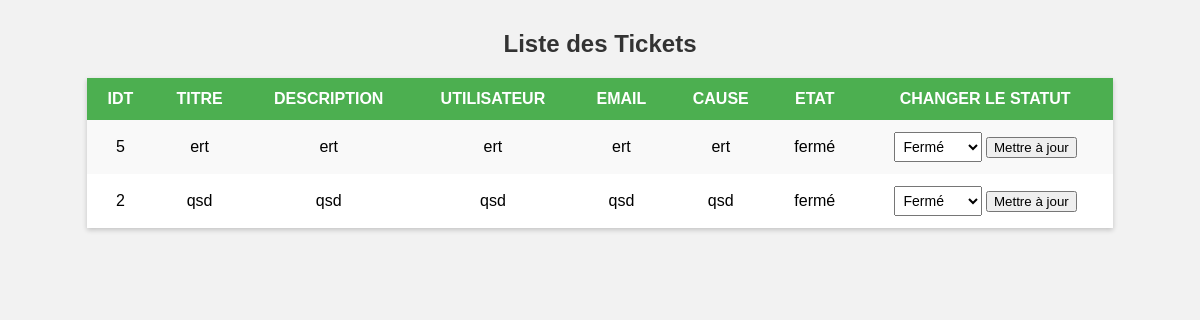
The page /ticketferme.php on the database its author committed.
### tables this page shows
CREATE TABLE `ticket` (
  `idT` int(11) NOT NULL AUTO_INCREMENT,
  `titre` varchar(30) NOT NULL,
  `description` varchar(150) NOT NULL,
  `utilisateur` varchar(30) NOT NULL,
  `email` varchar(30) NOT NULL,
  `cause` varchar(30) NOT NULL,
  `etat` varchar(15) DEFAULT NULL,
  PRIMARY KEY (`idT`)
);

### ticketferme.php (the view, shortened to what this page needs)
<?php
$host = 'localhost';
$user = 'projet';
$pass = '1234';
$db = 'projet_php';
$mysqli = new mysqli($host, $user, $pass, $db);
$result = $mysqli->query("SELECT * FROM ticket where etat = 'ferme' ORDER BY idT DESC");
echo '
<!DOCTYPE html>
<html lang="fr">
<head>
    <meta charset="UTF-8">
    <title> Tickets Exclusivement Fermés </title>
    <style>
        body {
            font-family: Arial, sans-serif;
            margin: 30px;
            background-color: #f2f2f2;
        }
        h2 {
            text-align: center;
            color: #333;
        }
        table {
            border-collapse: collapse;
            width: 90%;
            margin: auto;
            background-color: #fff;
            box-shadow: 0 2px 5px rgba(0,0,0,0.2);
        }
        th, td {
            padding: 12px 15px;
            text-align: center;
        }
        th {
            background-color: #4CAF50;
            color: white;
            text-transform: uppercase;
        }
        tr:nth-child(even) {
            background-color: #f9f9f9;
        }
        tr:hover {
            background-color: #f1f1f1;
        }
        select {
            padding: 5px;
            font-size: 14px;
        }
    </style>
</head>
<body>
';
if ($result && $result->num_rows > 0) {
    echo '<h2>Liste des Tickets</h2>';
    echo '<table>';
    echo '<tr>';
    while ($fieldinfo = $result->fetch_field()) {
        echo '<th>' . htmlspecialchars($fieldinfo->name) . '</th>';
    }
    echo '<th>Changer le statut</th>';
    echo '</tr>';
    while ($row = $result->fetch_assoc()) {
        echo '<tr>';
        foreach ($row as $key => $value) {
            echo '<td>' . htmlspecialchars($value) . '</td>';
        }
        echo '<td>
                <form method="POST" action="">
                    <input type="hidden" name="ticket_id" value="' . $row['idT'] . '">
                    <select name="etat">
                        <option value="ouvert"' . ($row['etat'] == 'ouvert' ? ' selected' : '') . '>Ouvert</option>
                        <option value="en cours"' . ($row['etat'] == 'en cours' ? ' selected' : '') . '>En cours</option>
                        <option value="fermé"' . ($row['etat'] == 'fermé' ? ' selected' : '') . '>Fermé</option>
                    </select>
                    <button type="submit" name="update_status">Mettre à jour</button>
                </form>
              </td>';
        echo '</tr>';
    }
    echo '</table>';
} else {
    echo '<h2>Aucun ticket trouvé.</h2>';
}
echo '
</body>
</html>
';
?>

### ticketferme.php (style rules this page uses)
body { font-family: Arial, sans-serif; margin: 30px; background-color: #f2f2f2; }
h2 { text-align: center; color: #333; }
table { border-collapse: collapse; width: 90%; margin: auto; background-color: #fff; box-shadow: 0 2px 5px rgba(0,0,0,0.2); }
th, td { padding: 12px 15px; text-align: center; }
th { background-color: #4CAF50; color: white; text-transform: uppercase; }
tr:nth-child(even) { background-color: #f9f9f9; }
select { padding: 5px; font-size: 14px; }

### rows shown on the page
ticket: idT "5", titre "ert", description "ert", utilisateur "ert", email "ert", cause "ert", etat "fermé", etat "Fermé"
ticket: idT "2", titre "qsd", description "qsd", utilisateur "qsd", email "qsd", cause "qsd", etat "fermé", etat "Fermé"

### other values the page prints
$fieldinfo->name "IDT"
$fieldinfo->name "TITRE"
$fieldinfo->name "DESCRIPTION"
$fieldinfo->name "UTILISATEUR"
$fieldinfo->name "EMAIL"
$fieldinfo->name "CAUSE"
$fieldinfo->name "ETAT"
